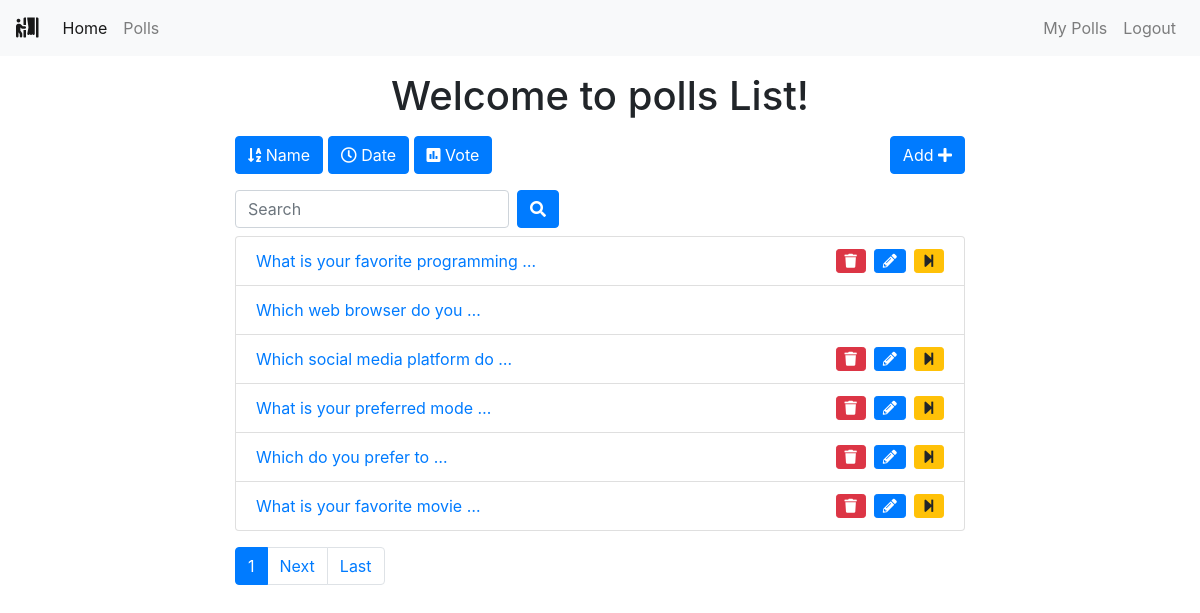
The app's page /polls/list/ (signed in) with its own data.
### polls/models.py (models this page shows, shortened)
class Poll(models.Model):
    owner = models.ForeignKey(User, on_delete=models.CASCADE)
    text = models.TextField()
    pub_date = models.DateTimeField(default=timezone.now)
    active = models.BooleanField(default=True)

### polls/views.py (the view)
# urls.py: path('list/', views.polls_list, name='list'),
@login_required()
def polls_list(request):
    all_polls = Poll.objects.all()
    search_term = ''
    if 'name' in request.GET:
        all_polls = all_polls.order_by('text')
    if 'date' in request.GET:
        all_polls = all_polls.order_by('pub_date')
    if 'vote' in request.GET:
        all_polls = all_polls.annotate(Count('vote')).order_by('vote__count')
    if 'search' in request.GET:
        search_term = request.GET['search']
        all_polls = all_polls.filter(text__icontains=search_term)
    paginator = Paginator(all_polls, 6)  # Show 6 contacts per page
    page = request.GET.get('page')
    polls = paginator.get_page(page)
    get_dict_copy = request.GET.copy()
    params = get_dict_copy.pop('page', True) and get_dict_copy.urlencode()
    print(params)
    context = {
        'polls': polls,
        'params': params,
        'search_term': search_term,
    }
    return render(request, 'polls/polls_list.html', context)

### polls/templates/polls/polls_list.html (shortened to what this page needs)
{% extends 'base.html' %}
{% block content %}
<div class="container">
    <div class="row">
        <div class="col-md-8 offset-sm-2">
            <h1 class="text-center mt-3 mb-3">Welcome to polls List!</h1>
            <a class="btn btn-{% if 'name' in request.GET %}warning{% else %}primary{% endif %} mb-3" href="?name=True"
                role="button"><i class="fas fa-sort-alpha-down"></i>
                Name</a>
            <a class="btn btn-{% if 'date' in request.GET %}warning{% else %}primary{% endif %} mb-3" href="?date=True"
                role="button"><i class="far fa-clock"></i> Date</a>
            <a class="btn btn-{% if 'vote' in request.GET %}warning{% else %}primary{% endif %} mb-3" href="?vote=True"
                role="button"><i class="fas fa-poll"></i> Vote</a>
            <a class="btn btn-primary mb-3 float-right" href="{% url 'polls:add' %}" role="button">Add <i class="fas fa-plus"></i></a>
            <form class="form-inline">
                <div class="form-group mr-sm-2 mb-2">
                    <input type="search" class="form-control" name="search" placeholder="Search" value={{ search_term }}>
                </div>
                <button type="submit" class="btn btn-primary mb-2"><i class="fas fa-search"></i></button>
            </form>
            <ul class="list-group">
                {% for poll in polls %}
                <li class="list-group-item"><a href="{% url 'polls:detail' poll.id %}">{{ poll.text|truncatewords:5 }}
                    </a>
                    {% if request.user == poll.owner %}
                    {% if poll.active %}
                    <a href="{% url 'polls:end_poll' poll.id %}" data-toggle="tooltip" data-placement="top" title="End Poll"
                        onclick="return confirm('Are you sure to end the poll ?')">
                        <i class="fas fa-step-forward float-right btn btn-warning btn-sm"></i>
                    </a>
                    <a href="{% url 'polls:edit' poll.id %}" class="mr-3" data-toggle="tooltip" data-placement="top" title="Edit Poll">
                        <i class="fas fa-pencil-alt float-right btn btn-primary btn-sm mr-2"></i>
                    </a>
                    {% endif %}
                    <a href="{% url 'polls:delete_poll' poll.id %}" data-toggle="tooltip" data-placement="top" title="Delete Poll"
                        onclick="return confirm('Are you sure you want to delete this poll? This action cannot be undone.')">
                        <i class="fas fa-trash float-right btn btn-danger btn-sm mr-2"></i>
                    </a>
                    {% endif %}
                </li>
                {% endfor %}
            </ul>
            <nav class="mt-3">
                <ul class="pagination">
                    <li class="page-item active"><a class="page-link" href="">{{ polls.number }}</a></li>
                    {% if polls.has_next %}
                    <li class="page-item"><a class="page-link" href="?page={{ polls.next_page_number }}&{{ params }}">Next</a></li>
                    <li class="page-item"><a class="page-link" href="?page={{ polls.paginator.num_pages }}&{{ params }}">Last</a></li>
                    {% endif %}
                </ul>
            </nav>
        </div>
    </div>
</div>
{% endblock content %}

### records on screen
Poll: text "What is your favorite programming …", active True (drawn)
Poll: text "Which web browser do you …"
Poll: text "Which social media platform do …", active True (drawn)
Poll: text "What is your preferred mode …", active True (drawn)
Poll: text "Which do you prefer to …", active True (drawn)
Poll: text "What is your favorite movie …", active True (drawn)

### other values on screen
{{ polls.number }} "1"
